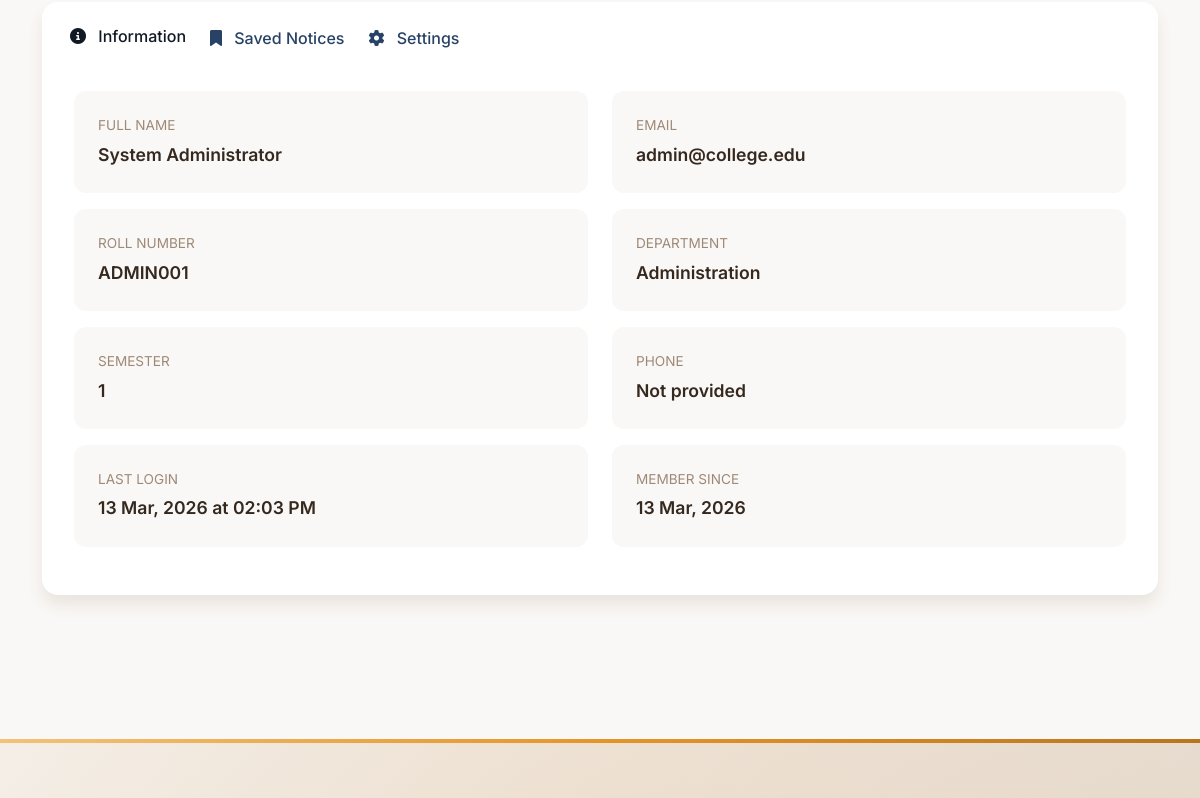
Page /profile (signed in, middle part) on the earlier database version.
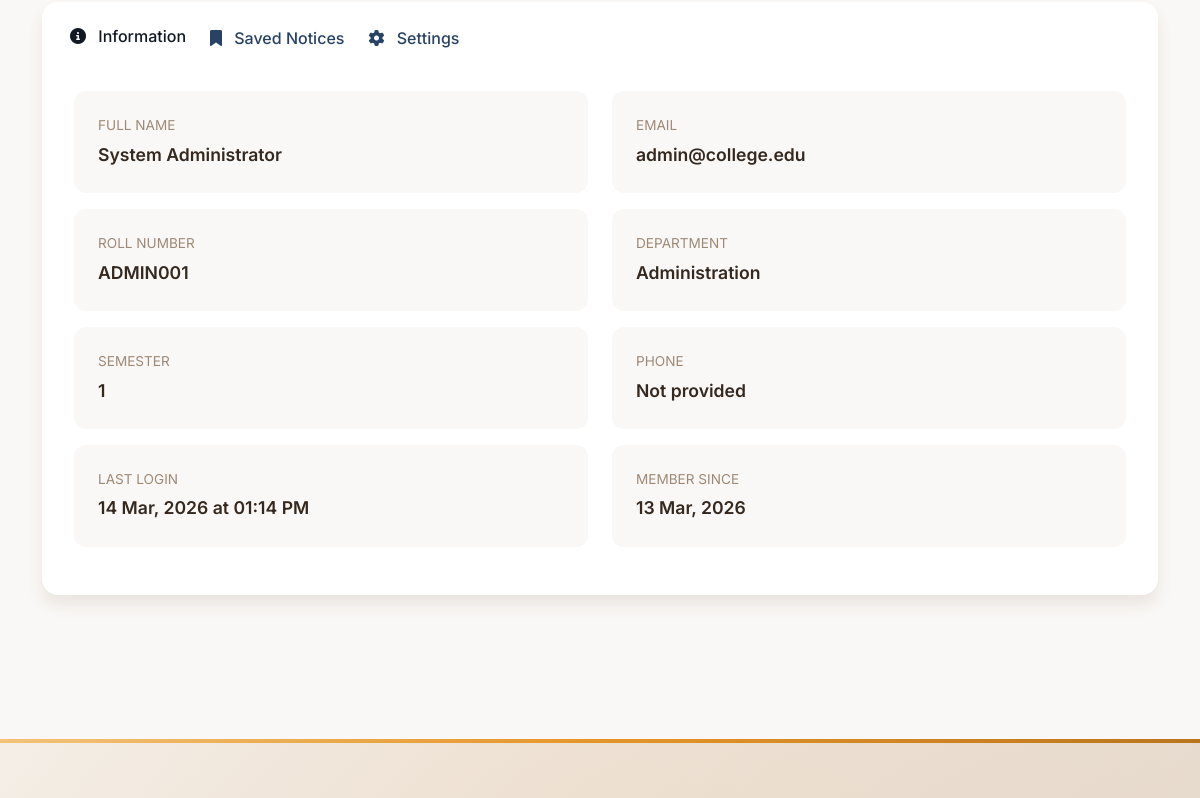
Same page on the later database version.
### models.py (models this page shows, shortened)
class User(db.Model, UserMixin):
    __tablename__ = 'user'
    id = db.Column(db.Integer, primary_key=True)
    username = db.Column(db.String(80), unique=True, nullable=False)
    email = db.Column(db.String(120), unique=True, nullable=False)
    password_hash = db.Column(db.String(200), nullable=False)
    full_name = db.Column(db.String(100), nullable=False)
    roll_number = db.Column(db.String(20), unique=True, nullable=False)
    department = db.Column(db.String(50), nullable=False)
    semester = db.Column(db.Integer, nullable=True)
    phone = db.Column(db.String(15))
    batch = db.Column(db.String(10))
    profile_pic = db.Column(db.String(200), default='default.jpg')
    is_admin = db.Column(db.Boolean, default=False)
    is_active = db.Column(db.Boolean, default=True)
    created_at = db.Column(db.DateTime, default=datetime.utcnow)
    last_login = db.Column(db.DateTime)
    notices_created = db.relationship('Notice', backref='author', lazy=True, foreign_keys='Notice.created_by')
    saved_notices = db.relationship('SavedNotice', backref='user', lazy=True, cascade='all, delete-orphan')
    comments = db.relationship('Comment', backref='user', lazy=True)
    notifications = db.relationship('Notification', backref='user', lazy=True, cascade='all, delete-orphan')
    @property
    def unread_notifications_count(self):
        return Notification.query.filter_by(user_id=self.id, is_read=False).count()

### app.py (the view)
@app.route('/profile', methods=['GET', 'POST'])
@login_required
def profile():
    form = ProfileUpdateForm()
    if form.validate_on_submit():
        if form.full_name.data:
            current_user.full_name = form.full_name.data
        if form.phone.data:
            current_user.phone = form.phone.data
        if form.profile_pic.data:
            filename = secure_filename(form.profile_pic.data.filename)
            name, ext = os.path.splitext(filename)
            filename = f"{name}_{datetime.utcnow().timestamp()}{ext}"
            filepath = os.path.join(app.static_folder, 'uploads', 'profiles', filename)
            form.profile_pic.data.save(filepath)
            current_user.profile_pic = filename
        if form.new_password.data and form.current_password.data:
            if current_user.check_password(form.current_password.data):
                current_user.set_password(form.new_password.data)
                flash('Password updated successfully!', 'success')
            else:
                flash('Current password is incorrect', 'danger')
                return redirect(url_for('profile'))
        db.session.commit()
        flash('Profile updated successfully!', 'success')
        return redirect(url_for('profile'))
    elif request.method == 'GET':
        form.full_name.data = current_user.full_name
        form.phone.data = current_user.phone
    saved_notices = SavedNotice.query.filter_by(user_id=current_user.id)\
        .order_by(SavedNotice.saved_at.desc()).all()
    return render_template('profile.html', form=form, saved_notices=saved_notices)

### app.py (called while the page is built)
@login_manager.user_loader
def load_user(user_id):
    return User.query.get(int(user_id))

@app.context_processor
def inject_globals():
    categories = ['Important', 'Event', 'Academic', 'Holiday', 'Exam', 'Result', 'General']
    return {
        'current_year': datetime.utcnow().year,
        'categories': categories,
        'now': datetime.utcnow()
    }

### templates/profile.html (shortened to what this page needs)
{% extends "base.html" %}
{% block content %}
<section class="py-5">
    <div class="container">
        <div class="profile-tabs">
            <ul class="nav nav-tabs" id="profileTabs" role="tablist">
                <li class="nav-item">
                    <button class="nav-link active" id="info-tab" data-bs-toggle="tab" data-bs-target="#info">
                        <i class="fas fa-info-circle"></i> Information
                    </button>
                </li>
                <li class="nav-item">
                    <button class="nav-link" id="saved-tab" data-bs-toggle="tab" data-bs-target="#saved">
                        <i class="fas fa-bookmark"></i> Saved Notices
                    </button>
                </li>
                <li class="nav-item">
                    <button class="nav-link" id="settings-tab" data-bs-toggle="tab" data-bs-target="#settings">
                        <i class="fas fa-cog"></i> Settings
                    </button>
                </li>
            </ul>
            <div class="tab-content">
                <div class="tab-pane fade show active" id="info">
                    <div class="row">
                        <div class="col-md-6">
                            <div class="info-card">
                                <div class="info-label">Full Name</div>
                                <div class="info-value">{{ current_user.full_name }}</div>
                            </div>
                        </div>
                        <div class="col-md-6">
                            <div class="info-card">
                                <div class="info-label">Email</div>
                                <div class="info-value">{{ current_user.email }}</div>
                            </div>
                        </div>
                        <div class="col-md-6">
                            <div class="info-card">
                                <div class="info-label">Roll Number</div>
                                <div class="info-value">{{ current_user.roll_number }}</div>
                            </div>
                        </div>
                        <div class="col-md-6">
                            <div class="info-card">
                                <div class="info-label">Department</div>
                                <div class="info-value">{{ current_user.department }}</div>
                            </div>
                        </div>
                        <div class="col-md-6">
                            <div class="info-card">
                                <div class="info-label">Semester</div>
                                <div class="info-value">{{ current_user.semester }}</div>
                            </div>
                        </div>
                        <div class="col-md-6">
                            <div class="info-card">
                                <div class="info-label">Phone</div>
                                <div class="info-value">{{ current_user.phone or 'Not provided' }}</div>
                            </div>
                        </div>
                        <div class="col-md-6">
                            <div class="info-card">
                                <div class="info-label">Last Login</div>
                                <div class="info-value">{{ current_user.last_login.strftime('%d %b, %Y at %I:%M %p') if current_user.last_login else 'First visit' }}</div>
                            </div>
                        </div>
                        <div class="col-md-6">
                            <div class="info-card">
                                <div class="info-label">Member Since</div>
                                <div class="info-value">{{ current_user.created_at.strftime('%d %b, %Y') }}</div>
                            </div>
                        </div>
                    </div>
                </div>
            </div>
        </div>
    </div>
</section>
{% endblock %}

Differences in the rows shown:
changed User "System Administrator": last_login "13 Mar, 2026 at 02:03 PM" → "14 Mar, 2026 at 01:14 PM"
